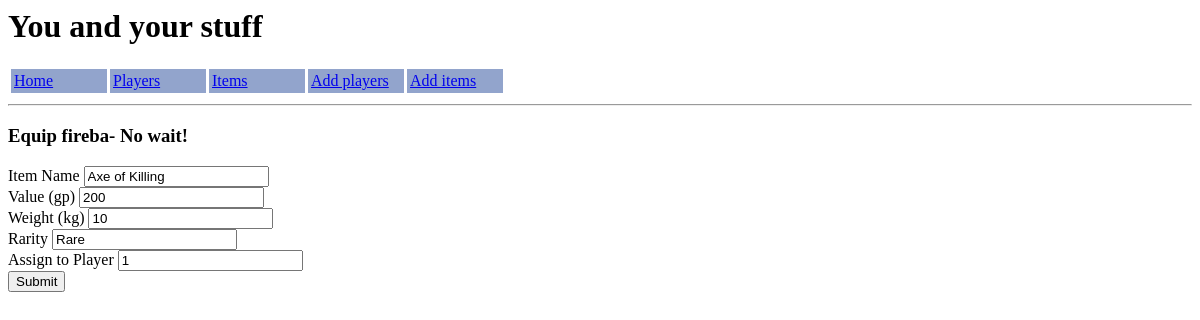
/updateitems/1, run on an earlier commit of the app's database.
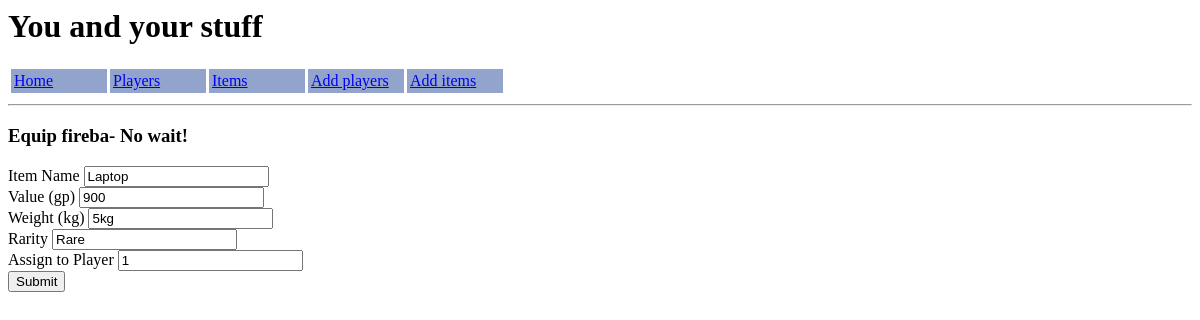
And on a later commit of the database.
### application/models.py (models this page shows)
class Items(db.Model):
    item_id     =   db.Column(db.Integer, primary_key=True)
    item_name   =   db.Column(db.String(50), nullable=False)
    value       =   db.Column(db.String(10), nullable=False)
    weight      =   db.Column(db.String(10), nullable=False)
    rarity      =   db.Column(db.String(50), nullable=False)
    owner       =   db.Column(db.Integer, db.ForeignKey('players.player_id'))

### application/routes.py (the view)
@app.route("/updateitems/<item_id>", methods=['GET', 'POST'])
def update_item(item_id):
    item = db.session.query(Items).get(item_id)
    form = ItemsForm(obj=item)
    if form.validate_on_submit():
        form.populate_obj(item)
        db.session.add(item)
        db.session.commit()
        return redirect(url_for('index'))
    return render_template('updateitems.html', title="Equip fireba- No wait!", form=form)

### application/forms.py
class ItemsForm(FlaskForm):
    item_name   =   StringField('Item Name', validators=[DataRequired(), Length(min=2,max=30)])
    value       =   StringField('Value (gp)', validators=[DataRequired()])
    weight      =   StringField('Weight (kg)', validators=[DataRequired()])
    rarity      =   StringField('Rarity', validators=[DataRequired()])
    owner       =   StringField('Assign to Player')
    submit      =   SubmitField('Submit')
    update      =   SubmitField('Update')
    delete      =   SubmitField('Delete')

### application/templates/updateitems.html (shortened to what this page needs)
{% extends "body.html" %}
{% block body %}
<h3>{{ title }}</h3>
<div class='updatingitems'>
    <form method="POST" action="">
        {{ form.item_name.label }} {{ form.item_name }}
        <br>
        {{ form.value.label }} {{ form.value }}
        <br>
        {{ form.weight.label }} {{ form.weight }}
        <br>
        {{ form.rarity.label }} {{ form.rarity }}
        <br>
        {{ form.owner.label }} {{ form.owner }}
        <br>
        {{ form.submit }}
    </form>
</div>
{% endblock body %}

What changed in the data, as far as the page shows it:
changed Items "Rare": item_name "Axe of Killing" → "Laptop"; value "200" → "900"; weight "10" → "5kg"
